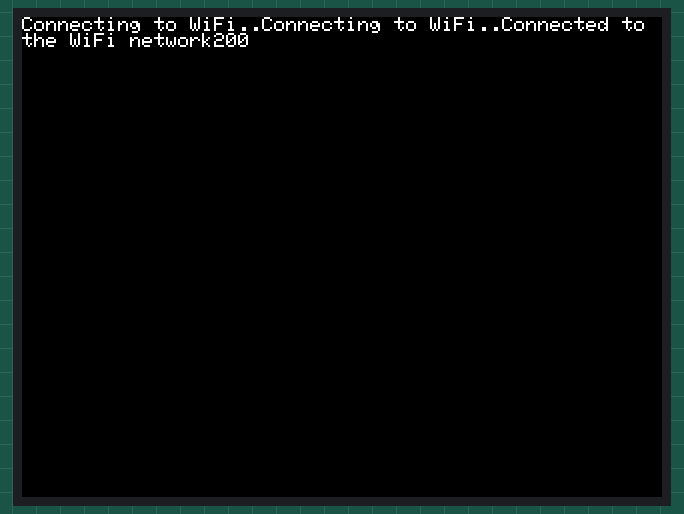
This sketch was run on a simulated ESP32. Shown: 320×240 colour display. WiFi joins after 1.5 s; servers stay silent unless stated; uploads are accepted with an empty reply.

Above: at 6.4 s.
At 26.8 s:
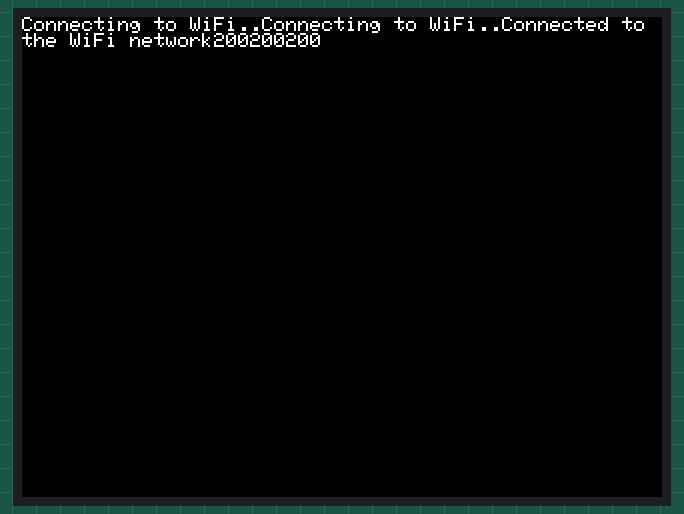
At 57.4 s:
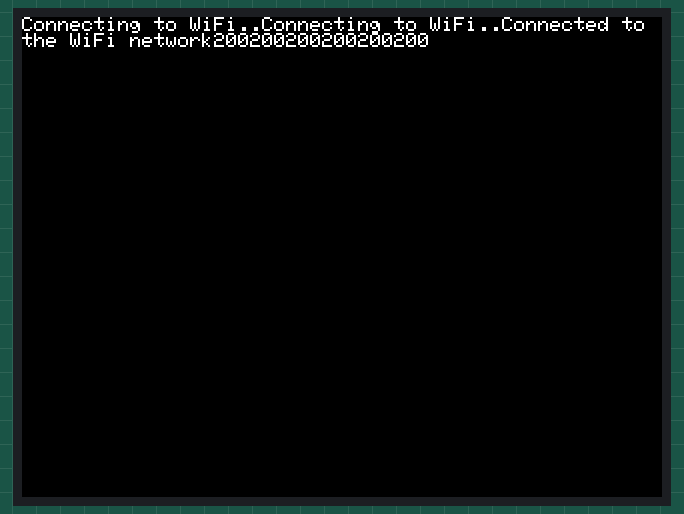
At 88.0 s:
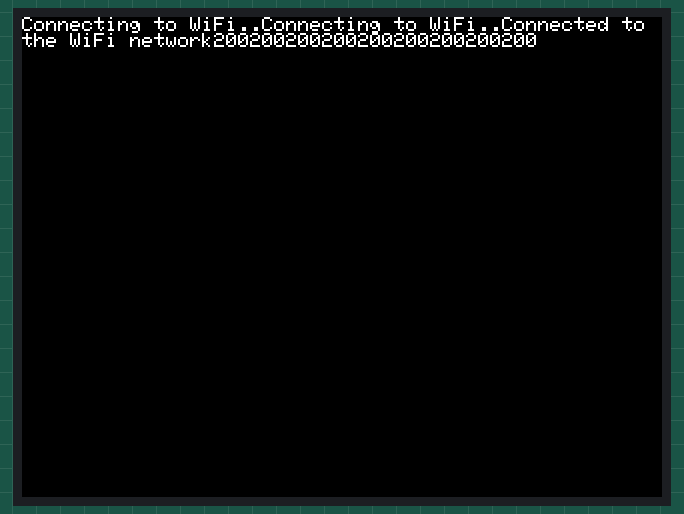
At 118.6 s:
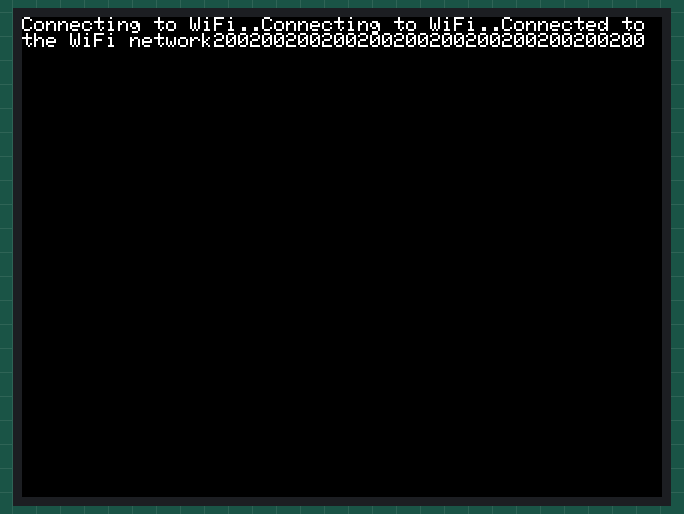

The sketch:

WiFI+Post.ino
```cpp
#include <WiFi.h>
#include <HTTPClient.h>
#include <M5Stack.h>

const char* ssid = "AndroidAP60b8";
const char* password =  "crocodille";

void setup() {

  M5.begin();
  M5.Power.begin();
  delay(4000);   //Delay needed before calling the WiFi.begin

  WiFi.begin(ssid, password);

  while (WiFi.status() != WL_CONNECTED) { //Check for the connection
    delay(1000);
    M5.Lcd.print("Connecting to WiFi..");
  }

  M5.Lcd.print("Connected to the WiFi network");

}

void loop() {

 if(WiFi.status()== WL_CONNECTED){   //Check WiFi connection status

   HTTPClient http;

   http.begin("https://ptsv2.com/t/zoham-1638801122/post");  //Specify destination for HTTP request
   http.addHeader("Content-Type", "text/plain");             //Specify content-type header

   int httpResponseCode = http.POST("POSTING from ESP32");   //Send the actual POST request

   if(httpResponseCode>0){

    String response = http.getString();                       //Get the response to the request

    M5.Lcd.print(httpResponseCode);   //Print return code
    M5.Lcd.print(response);           //Print request answer

   }else{

    M5.Lcd.print("Error on sending POST: ");
    M5.Lcd.print(httpResponseCode);

   }

   http.end();  //Free resources

 }else{

    M5.Lcd.print("Error in WiFi connection");

 }

  delay(10000);  //Send a request every 10 seconds

}
```
